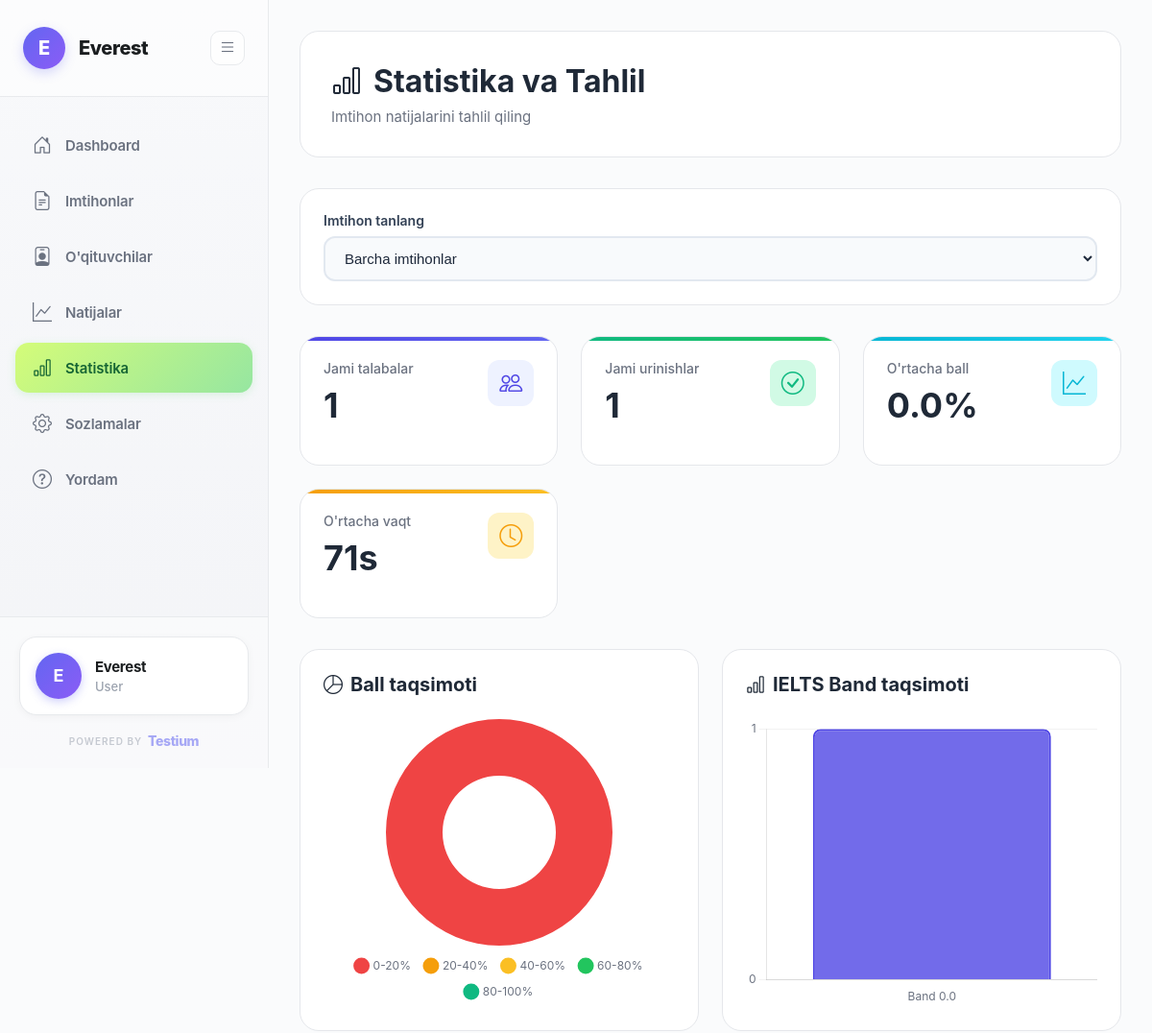
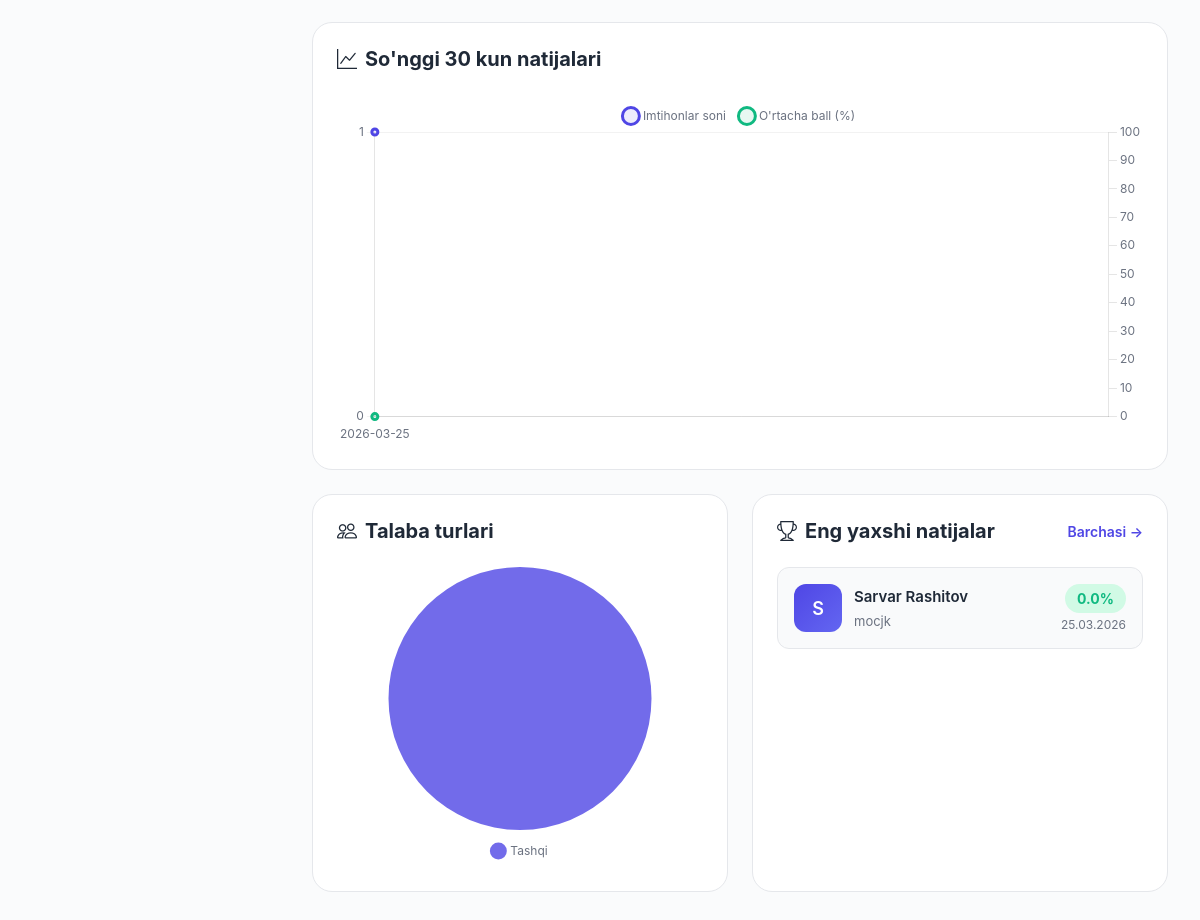
The app's page /results/analytics/ (signed in), older data (2 pictures, top to bottom).
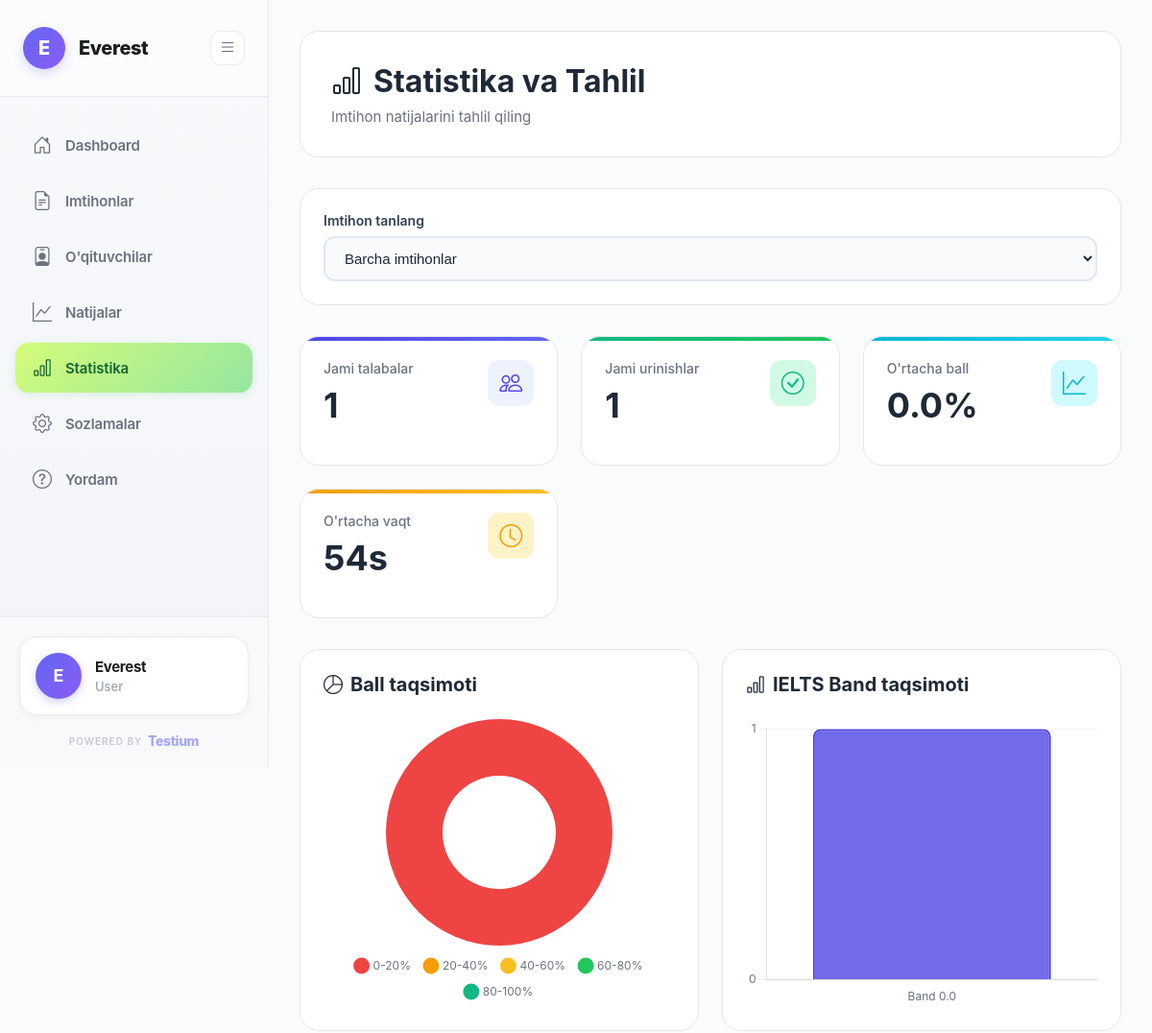
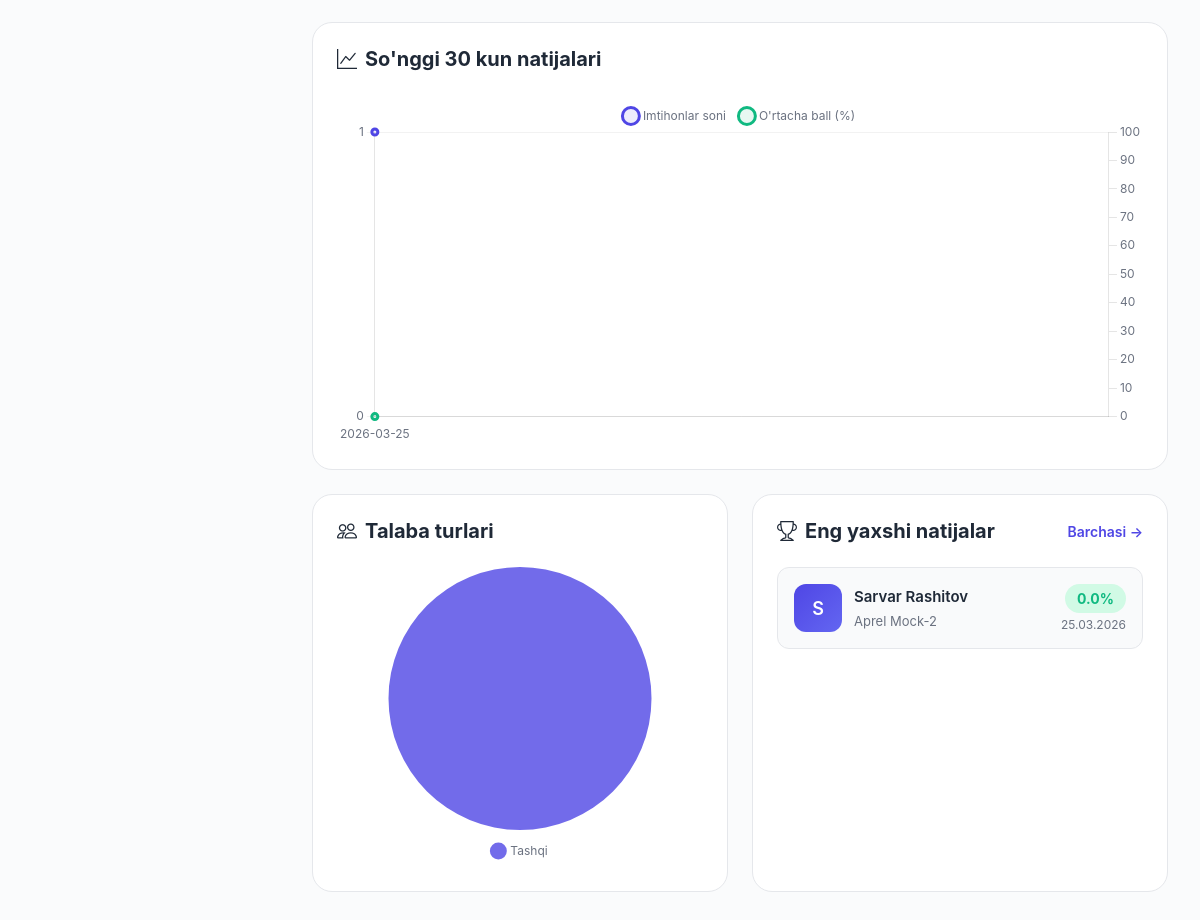
The same page, newer data (2 pictures, top to bottom).
### results/models.py (models this page shows, shortened)
class Result(models.Model):
    student = models.ForeignKey(Student, on_delete=models.CASCADE, related_name='results')
    exam = models.ForeignKey(Exam, on_delete=models.CASCADE, related_name='results')
    exam_link = models.ForeignKey(ExamLink, on_delete=models.SET_NULL, null=True, related_name='results')
    score = models.DecimalField(max_digits=5, decimal_places=2)
    total_points = models.IntegerField()
    percentage = models.DecimalField(max_digits=5, decimal_places=2)
    answers = models.JSONField(default=dict, help_text='JSON format: {"question_id": "answer"}')
    time_taken = models.IntegerField(help_text='Time taken in seconds', null=True, blank=True)
    started_at = models.DateTimeField()
    completed_at = models.DateTimeField(auto_now_add=True)
    tab_switches = models.IntegerField(default=0, help_text='Number of times student switched tabs')
    class Meta:
        db_table = 'results'
        ordering = ['-completed_at']
        indexes = [
            models.Index(fields=['exam', '-completed_at']),
            models.Index(fields=['student', '-completed_at']),
        ]
    @property
    def band_score(self):
        if self.percentage >= 90:
            return 9.0
        elif self.percentage >= 80:
            return 8.0
        elif self.percentage >= 70:
            return 7.0
        elif self.percentage >= 60:
            return 6.0
        elif self.percentage >= 50:
            return 5.0
        elif self.percentage >= 40:
            return 4.0
        elif self.percentage >= 30:
            return 3.0
        elif self.percentage >= 20:
            return 2.0
        elif self.percentage >= 10:
            return 1.0
        return 0.0

### students/models.py (models this page shows, shortened)
class Student(models.Model):
    STUDENT_TYPE_CHOICES = [
        ('institution', 'Muassasa o\'quvchisi'),
        ('external', 'Tashqi o\'quvchi'),
    ]
    first_name = models.CharField(max_length=100)
    last_name = models.CharField(max_length=100)
    phone = models.CharField(max_length=20)
    telegram_username = models.CharField(max_length=100, blank=True)
    email = models.EmailField(blank=True)
    student_type = models.CharField(max_length=20, choices=STUDENT_TYPE_CHOICES, default='external')
    teacher = models.ForeignKey('organizations.Teacher', on_delete=models.SET_NULL, null=True, blank=True, related_name='students', verbose_name="O'qituvchi")
    created_at = models.DateTimeField(auto_now_add=True)
    class Meta:
        db_table = 'students'
        ordering = ['-created_at']
    @property
    def full_name(self):
        return f"{self.first_name} {self.last_name}"

### exams/models.py (models this page shows, shortened)
class Exam(models.Model):
    organization = models.ForeignKey(settings.AUTH_USER_MODEL, on_delete=models.CASCADE, related_name='exams')
    title = models.CharField(max_length=255)
    description = models.TextField(blank=True)
    duration = models.IntegerField(help_text='Duration in minutes')
    is_active = models.BooleanField(default=True)
    created_at = models.DateTimeField(auto_now_add=True)
    updated_at = models.DateTimeField(auto_now=True)
    class Meta:
        db_table = 'exams'
        ordering = ['-created_at']

### results/views_mvt.py (the view)
@login_required
def analytics_view(request):
    exam_id = request.GET.get('exam_id')
    results = Result.objects.filter(exam__organization=request.user)
    if exam_id:
        results = results.filter(exam_id=exam_id)
    analytics = results.aggregate(
        total_students=Count('student', distinct=True),
        total_attempts=Count('id'),
        avg_score=Avg('score'),
        avg_percentage=Avg('percentage'),
        max_score=Max('score'),
        min_score=Min('score'),
        avg_time_taken=Avg('time_taken')
    )
    score_distribution = [
        {'range': '0-20%', 'count': results.filter(percentage__lt=20).count()},
        {'range': '20-40%', 'count': results.filter(percentage__gte=20, percentage__lt=40).count()},
        {'range': '40-60%', 'count': results.filter(percentage__gte=40, percentage__lt=60).count()},
        {'range': '60-80%', 'count': results.filter(percentage__gte=60, percentage__lt=80).count()},
        {'range': '80-100%', 'count': results.filter(percentage__gte=80).count()},
    ]
    band_distribution = {}
    for result in results:
        band = result.band_score
        band_distribution[band] = band_distribution.get(band, 0) + 1
    band_distribution = dict(sorted(band_distribution.items()))
    from datetime import timedelta
    thirty_days_ago = timezone.now() - timedelta(days=30)
    recent_results = results.filter(completed_at__gte=thirty_days_ago)
    results_by_date = {}
    for result in recent_results:
        date_key = result.completed_at.strftime('%Y-%m-%d')
        if date_key not in results_by_date:
            results_by_date[date_key] = {'count': 0, 'total_percentage': 0}
        results_by_date[date_key]['count'] += 1
        results_by_date[date_key]['total_percentage'] += float(result.percentage)
    timeline_data = []
    for date_key in sorted(results_by_date.keys()):
        data = results_by_date[date_key]
        avg_percentage = data['total_percentage'] / data['count']
        timeline_data.append({
            'date': date_key,
            'count': data['count'],
            'avg_percentage': round(avg_percentage, 2)
        })
    from students.models import Student
    student_type_dist = results.values('student__student_type').annotate(
        count=Count('id')
    ).order_by('student__student_type')
    top_students = results.order_by('-percentage', '-completed_at')[:5]
    from exams.models import Exam
    exams = Exam.objects.filter(organization=request.user)
    context = {
        'analytics': analytics,
        'score_distribution': score_distribution,
        'band_distribution': band_distribution,
        'timeline_data': timeline_data,
        'student_type_dist': student_type_dist,
        'top_students': top_students,
        'exams': exams,
        'selected_exam_id': exam_id
    }
    return render(request, 'results/analytics.html', context)

### organizations/context_processors.py (called while the page is built)
def organization_settings(request):
    if request.user.is_authenticated and hasattr(request.user, 'settings'):
        return {
            'org_settings': request.user.settings
        }
    return {}

### templates/results/analytics.html (shortened to what the changed rows need)
{% extends 'base.html' %}
{% block content %}
<div class="page-container">
    <div class="page-header">
        <h1 class="page-title">
            <i class="bi bi-bar-chart"></i>
            Statistika va Tahlil
        </h1>
    </div>
    <div class="stats-grid">
        <div class="stat-card orange">
            <div class="stat-header">
                <div>
                    <div class="stat-label">O'rtacha vaqt</div>
                    <div class="stat-value">{{ analytics.avg_time_taken|default:0|floatformat:0 }}s</div>
                </div>
            </div>
        </div>
    </div>
    <div class="content-grid">
        <div class="chart-card">
            <h2 class="card-title">
                <i class="bi bi-pie-chart"></i>
                Ball taqsimoti
            </h2>
        </div>
        <div class="chart-card">
            <h2 class="card-title">
                <i class="bi bi-bar-chart"></i>
                IELTS Band taqsimoti
            </h2>
        </div>
        <div class="chart-card full-width-card">
            <h2 class="card-title">
                <i class="bi bi-graph-up"></i>
                So'nggi 30 kun natijalari
            </h2>
        </div>
        <div class="chart-card">
            <h2 class="card-title">
                <i class="bi bi-people"></i>
                Talaba turlari
            </h2>
        </div>
        <div class="chart-card">
            <div style="display: flex; justify-content: space-between; align-items: center; margin-bottom: 24px;">
                <h2 class="card-title" style="margin-bottom: 0;">
                    <i class="bi bi-trophy"></i>
                    Eng yaxshi natijalar
                </h2>
            </div>
            {% if top_students %}
            <div class="student-list" style="max-height: 350px; overflow-y: auto;">
                {% for result in top_students %}
                <div class="student-item">
                    <div class="student-info">
                        <div class="student-avatar">
                            {{ result.student.full_name|first|upper }}
                        </div>
                        <div class="student-details">
                            <h6>{{ result.student.full_name }}</h6>
                            <small>{{ result.exam.title }}</small>
                        </div>
                    </div>
                    <div class="student-score">
                        <span class="score-badge">{{ result.percentage|floatformat:1 }}%</span>
                        <div class="score-date">{{ result.completed_at|date:"d.m.Y" }}</div>
                    </div>
                </div>
                {% endfor %}
            </div>
            {% endif %}
        </div>
    </div>
</div>
{% endblock %}

Row changes from the older to the newer data that the page shows:
removed Result: student.full_name|first "S", student.full_name "Sarvar Rashitov", exam "mocjk", percentage "0.0", completed_at "25.03.2026"
added Result: student.full_name|first "S", student.full_name "Sarvar Rashitov", exam "Aprel Mock-2", percentage "0.0", completed_at "25.03.2026"
Text that changed along with them:
{{ analytics.avg_time_taken|default:0|floatformat:0 }}: "71" → "54"
